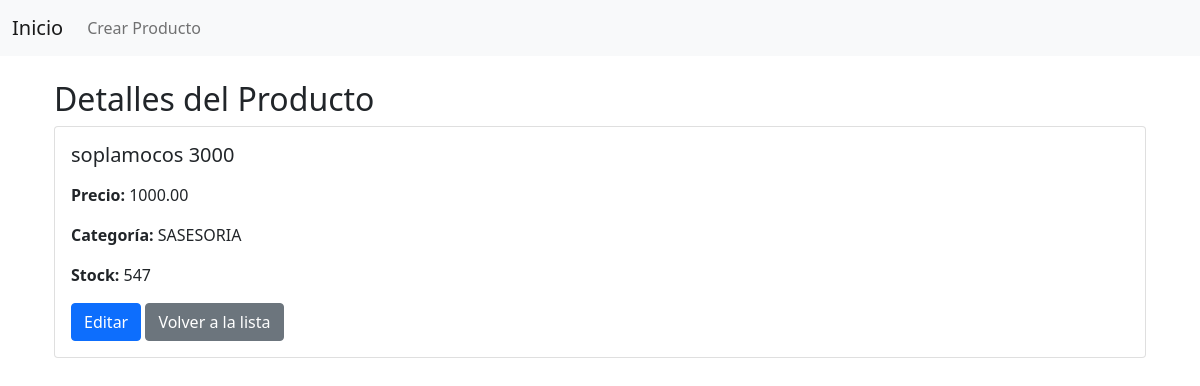
Screenshot of /products/2/ with the database file from the repository.
### products/models.py (models this page shows, shortened)
class Product(models.Model):
    name = models.CharField(max_length=100)
    desc = models.TextField(null=True, blank=True)
    price = models.DecimalField(max_digits=10, decimal_places=2)
    stock = models.IntegerField(default=777, null=True)
    category = models.ForeignKey(
        Category, on_delete=models.SET_NULL, null=True, blank=True
    )

class Category(models.Model):
    name = models.CharField(max_length=150)

### products/views.py (the view)
def product_detail(request, id):
    product = repo.get_by_id(id=id)
    return render(
        request,
        'products/detail.html',
        {
            'product': product
        }
    )

### products/repositories/product.py (called while the page is built)
    def get_by_id(self, id) -> Optional[Product]:
        return Product.objects.filter(id=id).first()

### products/templates/products/detail.html (shortened to what this page needs)
{% extends "products/base.html" %}
{% block content %}
<div class="container mt-3">
    <h2>Detalles del Producto</h2>
    <div class="card">
        <div class="card-body">
            <h5 class="card-title">{{ product.name }}</h5>
            <p class="card-text"><strong>Precio:</strong> {{ product.price }}</p>
            <p class="card-text"><strong>Categoría:</strong> {{ product.category.name }}</p>
            <p class="card-text"><strong>Stock:</strong> {{ product.stock }}</p>
            <a href="{% url 'product_update' product.id %}" class="btn btn-primary">Editar</a>
            <a href="{% url 'product_list' %}" class="btn btn-secondary">Volver a la lista</a>
        </div>
    </div>
</div>
{% endblock %}

### rows the page displays
Product: name "soplamocos 3000", price "1000.00", category.name "SASESORIA", stock "547"
